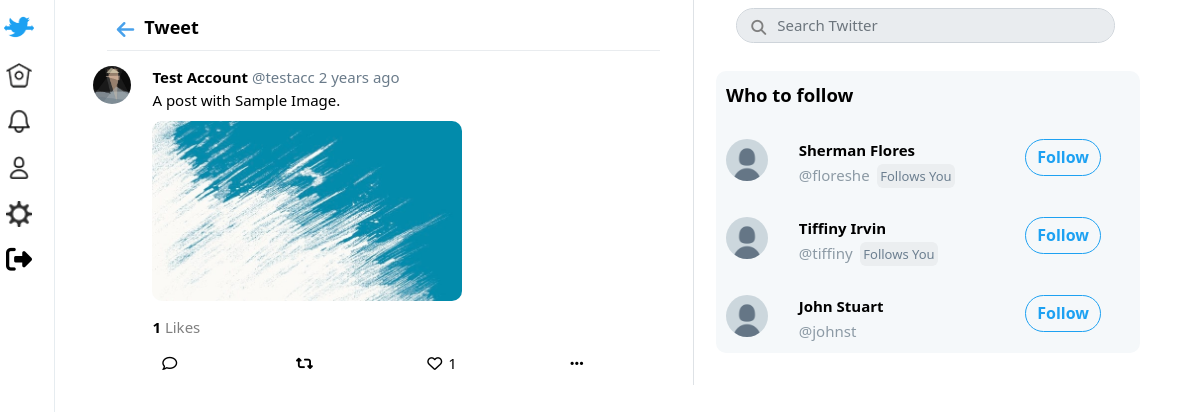
The page /status/733 (signed in) on the database its author committed.
### tables this page shows
CREATE TABLE `users` (
  `id` int(11) NOT NULL,
  `username` varchar(40) NOT NULL,
  `email` varchar(255) NOT NULL,
  `password` varchar(32) NOT NULL,
  `name` varchar(40) NOT NULL,
  `img` varchar(255) NOT NULL DEFAULT 'default.jpg',
  `imgCover` varchar(255) NOT NULL DEFAULT 'cover.png',
  `bio` varchar(140) NOT NULL DEFAULT '',
  `location` varchar(255) NOT NULL DEFAULT '',
  `website` varchar(255) NOT NULL DEFAULT ''
);

CREATE TABLE `posts` (
  `id` int(11) NOT NULL,
  `user_id` int(11) NOT NULL,
  `post_on` datetime NOT NULL
);

CREATE TABLE `tweets` (
  `post_id` int(11) NOT NULL,
  `status` varchar(140) DEFAULT NULL,
  `img` text
);

### status.php (the view, shortened to what the rows shown need)
<?php
   include 'core/init.php';
   $user_id = $_SESSION['user_id'];
   $tweet_id =  $_GET['post_id'];
   $tweet = Tweet::getData($tweet_id);
   $who_users = Follow::whoToFollow($user_id);
?>
<!DOCTYPE html>
<html lang="en">
<head>
    <link rel="stylesheet" href="assets/css/bootstrap.min.css">
    <link rel="stylesheet" href="assets/css/all.min.css">
    <link rel="stylesheet" href="assets/css/home_style.css?v=<?php echo time(); ?>">
</head>
<body>
    <div id="mine">
      <div class="grid-posts">
        <div class="border-right">
          <?php
                $retweet_comment =false;
                $qoq = false;
            if (Tweet::isTweet($tweet->id)) {
              $tweet_user = User::getData($tweet->user_id) ;
              $tweet_real = Tweet::getTweet($tweet->id);
              $timeAgo = Tweet::getTimeAgo($tweet->post_on) ;
              $likes_count = Tweet::countLikes($tweet->id) ;
            } else if (Tweet::isRetweet($tweet->id)) {
              $retweet = Tweet::getRetweet($tweet->id);
              if ($retweet->retweet_msg == null) {
                    if ($retweet->retweet_id == null) {
                      $retweeted_tweet = Tweet::getTweet($retweet->tweet_id);
                    $tweet_user = User::getData($retweeted_tweet->user_id) ;
                    $tweet_real = Tweet::getTweet($retweet->tweet_id);
                    $timeAgo = Tweet::getTimeAgo($tweet_real->post_on) ;
                    $likes_count = Tweet::countLikes($retweet->tweet_id) ;
                    $user_like_it = Tweet::userLikeIt($user_id ,$retweet->tweet_id);
                    $retweets_count = Tweet::countRetweets($retweet->tweet_id) ;
                    $user_retweeted_it = Tweet::userRetweeetedIt($user_id ,$retweet->tweet_id);
                    $retweeted_user = User::getData($tweet->user_id);
                    $retweet_sign = true;
                    } else {
                    $retweeted_tweet = Tweet::getRetweet($retweet->retweet_id);
                        if($retweeted_tweet->tweet_id != null) {
                        $tweet_user = User::getData($retweeted_tweet->user_id) ;
                        $timeAgo = Tweet::getTimeAgo($retweeted_tweet->post_on) ;
                        $likes_count = Tweet::countLikes($retweeted_tweet->post_id) ;
                        $user_like_it = Tweet::userLikeIt($user_id ,$retweeted_tweet->post_id);
                        $retweets_count = Tweet::countRetweets($retweeted_tweet->post_id) ;
                        $user_retweeted_it = Tweet::userRetweeetedIt($user_id ,$retweeted_tweet->post_id);
                        $tweet_inner = Tweet::getTweet($retweeted_tweet->tweet_id);
                        $user_inner_tweet = User::getData($tweet_inner->user_id) ;
                        $timeAgo_inner = Tweet::getTimeAgo($tweet_inner->post_on);
                        $retweeted_user = User::getData($tweet->user_id);
                        $retweet_sign = true;
                        $qoute = $retweeted_tweet->retweet_msg;
                        $retweet_comment = true;
                        } else {
                        $retweet_sign = true;
                        $tweet_user = User::getData($retweeted_tweet->user_id) ;
                         $timeAgo = Tweet::getTimeAgo($retweeted_tweet->post_on) ;
                        $likes_count = Tweet::countLikes($retweeted_tweet->post_id) ;
                        $user_like_it = Tweet::userLikeIt($user_id ,$retweeted_tweet->post_id);
                        $retweets_count = Tweet::countRetweets($retweeted_tweet->post_id) ;
                        $user_retweeted_it = Tweet::userRetweeetedIt($user_id ,$retweeted_tweet->post_id);
                        $qoq = true;
                        $qoute = $retweeted_tweet->retweet_msg;
                        $tweet_inner = Tweet::getRetweet($retweeted_tweet->retweet_id);
                        $user_inner_tweet = User::getData($tweet_inner->user_id) ;
                        $timeAgo_inner = Tweet::getTimeAgo($tweet_inner->post_on);
                        $inner_qoute  = $tweet_inner->retweet_msg;
                        $retweeted_user = User::getData($tweet->user_id);
                        }
                    }
            } else {
              if ($retweet->retweet_id == null) {
              $tweet_user = User::getData($tweet->user_id) ;
              $timeAgo = Tweet::getTimeAgo($tweet->post_on) ;
              $likes_count = Tweet::countLikes($tweet->id) ;
              $user_like_it = Tweet::userLikeIt($user_id ,$tweet->id);
              $retweets_count = Tweet::countRetweets($tweet->id) ;
              $user_retweeted_it = Tweet::userRetweeetedIt($user_id ,$tweet->id);
              $qoute = $retweet->retweet_msg;
              $retweet_comment = true;
              $tweet_inner = Tweet::getTweet($retweet->tweet_id);
              $user_inner_tweet = User::getData($tweet_inner->user_id) ;
              $timeAgo_inner = Tweet::getTimeAgo($tweet_inner->post_on);
            } else {
            $tweet_user = User::getData($tweet->user_id) ;
            $timeAgo = Tweet::getTimeAgo($tweet->post_on) ;
            $likes_count = Tweet::countLikes($tweet->id) ;
            $user_like_it = Tweet::userLikeIt($user_id ,$tweet->id);
            $retweets_count = Tweet::countRetweets($tweet->id) ;
            $user_retweeted_it = Tweet::userRetweeetedIt($user_id ,$tweet->id);
            $qoute = $retweet->retweet_msg;
            $qoq = true;
            $tweet_inner = Tweet::getRetweet($retweet->retweet_id);
            $user_inner_tweet = User::getData($tweet_inner->user_id) ;
            $timeAgo_inner = Tweet::getTimeAgo($tweet_inner->post_on);
            $inner_qoute = $tweet_inner->retweet_msg;
            if($inner_qoute == null) {
              $tweet_innerr = Tweet::getRetweet($tweet_inner->retweet_id);
              $inner_qoute = $tweet_innerr->retweet_msg;
            }
            }
            }
            }
            ?>
          <div class="box-tweet feed" style="position: relative;" >
            <div class="grid-tweet">
                <a style="position: relative; z-index:1000" href="<?php echo $tweet_user->username;  ?>">
                <img
                src="assets/images/users/<?php echo $tweet_user->img; ?>"
                alt=""
                class="img-user-tweet"
                />
                </a >
                <div>
                <p>
                <a style="position: relative; z-index:1000; color:black" href="<?php echo $tweet_user->username;  ?>">
                <strong> <?php echo $tweet_user->name ?> </strong>
                </a>
                  <span class="username-twitter">@<?php echo $tweet_user->username ?> </span>
                  <span class="username-twitter"><?php echo $timeAgo ?></span>
                </p>
                <p>
                  <?php
                  if ($retweet_comment || $qoq)
                  echo  Tweet::getTweetLinks($qoute);
                  else echo  Tweet::getTweetLinks($tweet_real->status); ?>
                </p>
                  <?php if ($retweet_comment == false && $qoq == false) { ?>
                <?php if ($tweet_real->img != null) { ?>
                <p class="mt-post-tweet">
                  <img
                    src="assets/images/tweets/<?php echo $tweet_real->img; ?>"
                    alt=""
                    class="img-post-tweet"
                  />
                </p>
               <?php } } ?>
                <div class="row home-follow pt-3">
                        <?php if($likes_count > 0)  { ?>
                        <div class="col-md-2 users-count">
                        </div>
                        <?php } ?>
                  </div>
                <div class="grid-reactions">
                  <div class="grid-box-reaction">
                  </div>
                  <div class="grid-box-reaction">
                  </div>
                  <div  class="grid-box-reaction"  >
                </div>
                  <div class="grid-box-reaction">
                  </div>
                </div>
              </div>
            </div>
          </div>
        </div>
        <div class="wrapper-right">
          <div class="box-share">
            <?php
            foreach($who_users as $user) {
               $user_follow = Follow::isUserFollow($user_id , $user->id) ;
               ?>
          <div class="grid-share">
          <a style="position: relative; z-index:5; color:black" href="<?php echo $user->username;  ?>">
                      <img
                        src="assets/images/users/<?php echo $user->img; ?>"
                        alt=""
                        class="img-share"
                      />
                    </a>
                    <div>
                      <p>
                      <a style="position: relative; z-index:5; color:black" href="<?php echo $user->username;  ?>">
                      <strong><?php echo $user->name; ?></strong>
                      </a>
                    </p>
                      <p class="username">@<?php echo $user->username; ?>
                      <?php if (Follow::FollowsYou($user->id , $user_id)) { ?>
                  <span class="ml-1 follows-you">Follows You</span></p>
                  <?php } ?></p></p>
                    </div>
                    <div>
                      <button class="follow-btn follow-btn-m
                      <?= $user_follow ? 'following' : 'follow' ?>"
                      data-follow="<?php echo $user->id; ?>"
                      data-user="<?php echo $user_id; ?>"
                      data-profile="<?php echo $u_id; ?>"
                      style="font-weight: 700;">
                      <?php if($user_follow) { ?>
                        Following
                      <?php } else {  ?>
                          Follow
                        <?php }  ?>
                      </button>
                    </div>
                  </div>
                  <?php }?>
          </div>
        </div>
      </div>
      </div>
</body>
</html>

### core/classes/Tweet.php (shortened to what the rows shown need)
<?php
class Tweet extends User {
        public static function getTimeAgo($timestamp){
            $time_ago        = strtotime($timestamp);
            $current_time = strtotime(date("Y-m-d H:i:s"));
            $time_difference = $current_time - $time_ago;
            $seconds         = $time_difference;
            $minutes = round($seconds / 60);
            $hours   = round($seconds / 3600);
            $days    = round($seconds / 86400);
            $weeks   = round($seconds / 604800);
            $months  = round($seconds / 2629440);
            $years   = round($seconds / 31553280);
            if ($seconds <= 60){
            return "just now";
            } else if ($minutes <= 60){
            if ($minutes == 1){
                return "one minute ago";
            } else {
                return "$minutes minutes ago";
            }
            } else if ($hours <= 24){
            if ($hours == 1){
                return "an hour ago";
            } else {
                return "$hours hrs ago";
            }
            } else if ($days <= 7){
            if ($days == 1){
                return "yesterday";
            } else {
                return "$days days ago";
            }
            } else if ($weeks <= 4.3){
            if ($weeks == 1){
                return "a week ago";
            } else {
                return "$weeks weeks ago";
            }
            } else if ($months <= 12){
            if ($months == 1){
                return "a month ago";
            } else {
                return "$months months ago";
            }
            } else {
            if ($years == 1){
                return "one year ago";
            } else {
                return "$years years ago";
            }
            }
        }
        public static function getTweetLinks($tweet){
            $tweet = preg_replace("/(https?:\/\/)([\w]+.)([\w\.]+)/", "<a href='$0' target='_blink'>$0</a>", $tweet);
            $tweet = preg_replace("/#([\w]+)/", "<a class='hash-tweet' href='#'>$0</a>", $tweet);
            $tweet = preg_replace("/@([\w]+)/", "<a class='hash-tweet' href=' ".BASE_URL."$1'>$0</a>", $tweet);
            return $tweet;
        }
        public static function countLikes($post_id) {
            $stmt = self::connect()->prepare("SELECT COUNT(post_id) as count FROM `likes`
            WHERE post_id = :post_id");
            $stmt->bindParam(":post_id" , $post_id , PDO::PARAM_STR);
            $stmt->execute();
            $count = $stmt->fetch(PDO::FETCH_OBJ);
            return $count->count;
        }
        public static function getTweet($tweet_id){
            $stmt = self::connect()->prepare("SELECT * FROM `tweets` JOIN `posts`
            on posts.id = tweets.post_id
            WHERE `post_id` = :tweet_id");
            $stmt->bindParam(":tweet_id", $tweet_id, PDO::PARAM_INT);
            $stmt->execute();
            return $stmt->fetch(PDO::FETCH_OBJ);
        }
        public static function getData($id) {
            $stmt = self::connect()->prepare("SELECT * from `posts` WHERE `id` = :id");
            $stmt->bindParam(":id" , $id , PDO::PARAM_STR);
            $stmt->execute();
        return $stmt->fetch(PDO::FETCH_OBJ);
     }
}

### rows shown on the page
users: img (picture), name "Test Account", username "testacc"
posts: post_on "2 years ago"
tweets: status "A post with Sample Image.", img (picture)
users: img (placeholder picture), name "Sherman Flores", username "floreshe", shows "Follows You"
users: img (placeholder picture), name "Tiffiny Irvin", username "tiffiny", shows "Follows You"
users: img (placeholder picture), name "John Stuart", username "johnst"

### other values the page prints
$likes_count "1"
